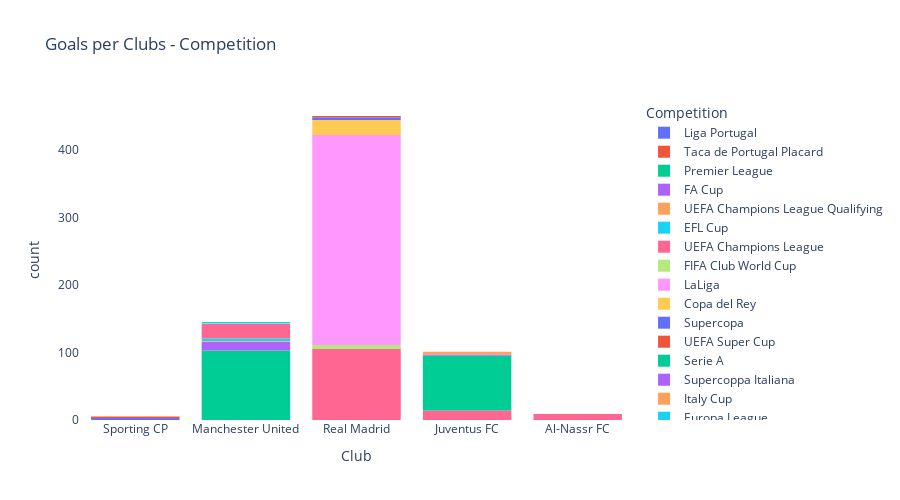

Here is the notebook cell this chart was saved with:
### Markdown cell above
### Goals Per Club - Competition

### Code cell
fig = px.histogram(
    df,
    x='Club',
    title="Goals per Clubs - Competition",
    log_x=False,
    log_y=False,
    #symbol='title',
    #markers=True,
    #width=800, 
    height=500,
    color='Competition',
    hover_name='Competition',
    hover_data=['Competition','Season','Club'])
fig.update_layout(
    paper_bgcolor='rgba(0,0,0,0)',  # Transparent background
    plot_bgcolor='rgba(0,0,0,0)'    # Transparent plot area background
)

# Show the Plotly plot
fig.show()

### Figure 1 — Plotly figure (JSON) as saved in the notebook; plotly's stock layout.template omitted (floating-point values rounded to 4 significant figures; data arrays with more than 128 entries replaced by an {"elided": "..."} marker saying what was removed)
{"data": [{"alignmentgroup": "True", "bingroup": "x", "hovertemplate": "Competition=Liga Portugal<br>Club=%{x}<br>count=%{y}<extra></extra>", "legendgroup": "Liga Portugal", "marker": {"color": "#636efa", "pattern": {"shape": ""}}, "name": "Liga Portugal", "offsetgroup": "Liga Portugal", "orientation": "v", "showlegend": true, "type": "histogram", "x": ["Sporting CP", "Sporting CP", "Sporting CP"], "xaxis": "x", "yaxis": "y"}, {"alignmentgroup": "True", "bingroup": "x", "hovertemplate": "Competition=Taca de Portugal Placard<br>Club=%{x}<br>count=%{y}<extra></extra>", "legendgroup": "Taca de Portugal Placard", "marker": {"color": "#EF553B", "pattern": {"shape": ""}}, "name": "Taca de Portugal Placard", "offsetgroup": "Taca de Portugal Placard", "orientation": "v", "showlegend": true, "type": "histogram", "x": ["Sporting CP", "Sporting CP"], "xaxis": "x", "yaxis": "y"}, {"alignmentgroup": "True", "bingroup": "x", "hovertemplate": "Competition=Premier League<br>Club=%{x}<br>count=%{y}<extra></extra>", "legendgroup": "Premier League", "marker": {"color": "#00cc96", "pattern": {"shape": ""}}, "name": "Premier League", "offsetgroup": "Premier League", "orientation": "v", "showlegend": true, "type": "histogram", "x": ["Manchester United", "Manchester United", "Manchester United", "Manchester United", "Manchester United", "Manchester United", "Manchester United", "Manchester United", "Manchester United", "Manchester United", "Manchester United", "Manchester United", "Manchester United", "Manchester United", "Manchester United", "Manchester United", "Manchester United", "Manchester United", "Manchester United", "Manchester United", "Manchester United", "Manchester United", "Manchester United", "Manchester United", "Manchester United", "Manchester United", "Manchester United", "Manchester United", "Manchester United", "Manchester United", "Manchester United", "Manchester United", "Manchester United", "Manchester United", "Manchester United", "Manchester United", "Manchester United", "Manchester United", "Manchester United", "Manchester United", "Manchester United", "Manchester United", "Manchester United", "Manchester United", "Manchester United", "Manchester United", "Manchester United", "Manchester United", "Manchester United", "Manchester United", "Manchester United", "Manchester United", "Manchester United", "Manchester United", "Manchester United", "Manchester United", "Manchester United", "Manchester United", "Manchester United", "Manchester United", "Manchester United", "Manchester United", "Manchester United", "Manchester United", "Manchester United", "Manchester United", "Manchester United", "Manchester United", "Manchester United", "Manchester United", "Manchester United", "Manchester United", "Manchester United", "Manchester United", "Manchester United", "Manchester United", "Manchester United", "Manchester United", "Manchester United", "Manchester United", "Manchester United", "Manchester United", "Manchester United", "Manchester United", "Manchester United", "Manchester United", "Manchester United", "Manchester United", "Manchester United", "Manchester United", "Manchester United", "Manchester United", "Manchester United", "Manchester United", "Manchester United", "Manchester United", "Manchester United", "Manchester United", "Manchester United", "Manchester United", "Manchester United", "Manchester United", "Manchester United"], "xaxis": "x", "yaxis": "y"}, {"alignmentgroup": "True", "bingroup": "x", "hovertemplate": "Competition=FA Cup<br>Club=%{x}<br>count=%{y}<extra></extra>", "legendgroup": "FA Cup", "marker": {"color": "#ab63fa", "pattern": {"shape": ""}}, "name": "FA Cup", "offsetgroup": "FA Cup", "orientation": "v", "showlegend": true, "type": "histogram", "x": ["Manchester United", "Manchester United", "Manchester United", "Manchester United", "Manchester United", "Manchester United", "Manchester United", "Manchester United", "Manchester United", "Manchester United", "Manchester United", "Manchester United", "Manchester United"], "xaxis": "x", "yaxis": "y"}, {"alignmentgroup": "True", "bingroup": "x", "hovertemplate": "Competition=UEFA Champions League Qualifying<br>Club=%{x}<br>count=%{y}<extra></extra>", "legendgroup": "UEFA Champions League Qualifying", "marker": {"color": "#FFA15A", "pattern": {"shape": ""}}, "name": "UEFA Champions League Qualifying", "offsetgroup": "UEFA Champions League Qualifying", "orientation": "v", "showlegend": true, "type": "histogram", "x": ["Manchester United"], "xaxis": "x", "yaxis": "y"}, {"alignmentgroup": "True", "bingroup": "x", "hovertemplate": "Competition=EFL Cup<br>Club=%{x}<br>count=%{y}<extra></extra>", "legendgroup": "EFL Cup", "marker": {"color": "#19d3f3", "pattern": {"shape": ""}}, "name": "EFL Cup", "offsetgroup": "EFL Cup", "orientation": "v", "showlegend": true, "type": "histogram", "x": ["Manchester United", "Manchester United", "Manchester United", "Manchester United"], "xaxis": "x", "yaxis": "y"}, {"alignmentgroup": "True", "bingroup": "x", "hovertemplate": "Competition=UEFA Champions League<br>Club=%{x}<br>count=%{y}<extra></extra>", "legendgroup": "UEFA Champions League", "marker": {"color": "#FF6692", "pattern": {"shape": ""}}, "name": "UEFA Champions League", "offsetgroup": "UEFA Champions League", "orientation": "v", "showlegend": true, "type": "histogram", "x": {"elided": "140 str values"}, "xaxis": "x", "yaxis": "y"}, {"alignmentgroup": "True", "bingroup": "x", "hovertemplate": "Competition=FIFA Club World Cup<br>Club=%{x}<br>count=%{y}<extra></extra>", "legendgroup": "FIFA Club World Cup", "marker": {"color": "#B6E880", "pattern": {"shape": ""}}, "name": "FIFA Club World Cup", "offsetgroup": "FIFA Club World Cup", "orientation": "v", "showlegend": true, "type": "histogram", "x": ["Manchester United", "Real Madrid", "Real Madrid", "Real Madrid", "Real Madrid", "Real Madrid", "Real Madrid"], "xaxis": "x", "yaxis": "y"}, {"alignmentgroup": "True", "bingroup": "x", "hovertemplate": "Competition=LaLiga<br>Club=%{x}<br>count=%{y}<extra></extra>", "legendgroup": "LaLiga", "marker": {"color": "#FF97FF", "pattern": {"shape": ""}}, "name": "LaLiga", "offsetgroup": "LaLiga", "orientation": "v", "showlegend": true, "type": "histogram", "x": {"elided": "311 str values"}, "xaxis": "x", "yaxis": "y"}, {"alignmentgroup": "True", "bingroup": "x", "hovertemplate": "Competition=Copa del Rey<br>Club=%{x}<br>count=%{y}<extra></extra>", "legendgroup": "Copa del Rey", "marker": {"color": "#FECB52", "pattern": {"shape": ""}}, "name": "Copa del Rey", "offsetgroup": "Copa del Rey", "orientation": "v", "showlegend": true, "type": "histogram", "x": ["Real Madrid", "Real Madrid", "Real Madrid", "Real Madrid", "Real Madrid", "Real Madrid", "Real Madrid", "Real Madrid", "Real Madrid", "Real Madrid", "Real Madrid", "Real Madrid", "Real Madrid", "Real Madrid", "Real Madrid", "Real Madrid", "Real Madrid", "Real Madrid", "Real Madrid", "Real Madrid", "Real Madrid", "Real Madrid"], "xaxis": "x", "yaxis": "y"}, {"alignmentgroup": "True", "bingroup": "x", "hovertemplate": "Competition=Supercopa<br>Club=%{x}<br>count=%{y}<extra></extra>", "legendgroup": "Supercopa", "marker": {"color": "#636efa", "pattern": {"shape": ""}}, "name": "Supercopa", "offsetgroup": "Supercopa", "orientation": "v", "showlegend": true, "type": "histogram", "x": ["Real Madrid", "Real Madrid", "Real Madrid", "Real Madrid"], "xaxis": "x", "yaxis": "y"}, {"alignmentgroup": "True", "bingroup": "x", "hovertemplate": "Competition=UEFA Super Cup<br>Club=%{x}<br>count=%{y}<extra></extra>", "legendgroup": "UEFA Super Cup", "marker": {"color": "#EF553B", "pattern": {"shape": ""}}, "name": "UEFA Super Cup", "offsetgroup": "UEFA Super Cup", "orientation": "v", "showlegend": true, "type": "histogram", "x": ["Real Madrid", "Real Madrid"], "xaxis": "x", "yaxis": "y"}, {"alignmentgroup": "True", "bingroup": "x", "hovertemplate": "Competition=Serie A<br>Club=%{x}<br>count=%{y}<extra></extra>", "legendgroup": "Serie A", "marker": {"color": "#00cc96", "pattern": {"shape": ""}}, "name": "Serie A", "offsetgroup": "Serie A", "orientation": "v", "showlegend": true, "type": "histogram", "x": ["Juventus FC", "Juventus FC", "Juventus FC", "Juventus FC", "Juventus FC", "Juventus FC", "Juventus FC", "Juventus FC", "Juventus FC", "Juventus FC", "Juventus FC", "Juventus FC", "Juventus FC", "Juventus FC", "Juventus FC", "Juventus FC", "Juventus FC", "Juventus FC", "Juventus FC", "Juventus FC", "Juventus FC", "Juventus FC", "Juventus FC", "Juventus FC", "Juventus FC", "Juventus FC", "Juventus FC", "Juventus FC", "Juventus FC", "Juventus FC", "Juventus FC", "Juventus FC", "Juventus FC", "Juventus FC", "Juventus FC", "Juventus FC", "Juventus FC", "Juventus FC", "Juventus FC", "Juventus FC", "Juventus FC", "Juventus FC", "Juventus FC", "Juventus FC", "Juventus FC", "Juventus FC", "Juventus FC", "Juventus FC", "Juventus FC", "Juventus FC", "Juventus FC", "Juventus FC", "Juventus FC", "Juventus FC", "Juventus FC", "Juventus FC", "Juventus FC", "Juventus FC", "Juventus FC", "Juventus FC", "Juventus FC", "Juventus FC", "Juventus FC", "Juventus FC", "Juventus FC", "Juventus FC", "Juventus FC", "Juventus FC", "Juventus FC", "Juventus FC", "Juventus FC", "Juventus FC", "Juventus FC", "Juventus FC", "Juventus FC", "Juventus FC", "Juventus FC", "Juventus FC", "Juventus FC", "Juventus FC", "Juventus FC"], "xaxis": "x", "yaxis": "y"}, {"alignmentgroup": "True", "bingroup": "x", "hovertemplate": "Competition=Supercoppa Italiana<br>Club=%{x}<br>count=%{y}<extra></extra>", "legendgroup": "Supercoppa Italiana", "marker": {"color": "#ab63fa", "pattern": {"shape": ""}}, "name": "Supercoppa Italiana", "offsetgroup": "Supercoppa Italiana", "orientation": "v", "showlegend": true, "type": "histogram", "x": ["Juventus FC", "Juventus FC"], "xaxis": "x", "yaxis": "y"}, {"alignmentgroup": "True", "bingroup": "x", "hovertemplate": "Competition=Italy Cup<br>Club=%{x}<br>count=%{y}<extra></extra>", "legendgroup": "Italy Cup", "marker": {"color": "#FFA15A", "pattern": {"shape": ""}}, "name": "Italy Cup", "offsetgroup": "Italy Cup", "orientation": "v", "showlegend": true, "type": "histogram", "x": ["Juventus FC", "Juventus FC", "Juventus FC", "Juventus FC"], "xaxis": "x", "yaxis": "y"}, {"alignmentgroup": "True", "bingroup": "x", "hovertemplate": "Competition=Europa League<br>Club=%{x}<br>count=%{y}<extra></extra>", "legendgroup": "Europa League", "marker": {"color": "#19d3f3", "pattern": {"shape": ""}}, "name": "Europa League", "offsetgroup": "Europa League", "orientation": "v", "showlegend": true, "type": "histogram", "x": ["Manchester United", "Manchester United"], "xaxis": "x", "yaxis": "y"}, {"alignmentgroup": "True", "bingroup": "x", "hovertemplate": "Competition=Saudi Pro League<br>Club=%{x}<br>count=%{y}<extra></extra>", "legendgroup": "Saudi Pro League", "marker": {"color": "#FF6692", "pattern": {"shape": ""}}, "name": "Saudi Pro League", "offsetgroup": "Saudi Pro League", "orientation": "v", "showlegend": true, "type": "histogram", "x": ["Al-Nassr FC", "Al-Nassr FC", "Al-Nassr FC", "Al-Nassr FC", "Al-Nassr FC", "Al-Nassr FC", "Al-Nassr FC", "Al-Nassr FC", "Al-Nassr FC"], "xaxis": "x", "yaxis": "y"}], "layout": {"barmode": "relative", "height": 500, "legend": {"title": {"text": "Competition"}, "tracegroupgap": 0}, "paper_bgcolor": "rgba(0,0,0,0)", "plot_bgcolor": "rgba(0,0,0,0)", "title": {"text": "Goals per Clubs - Competition"}, "xaxis": {"anchor": "y", "domain": [0, 1], "title": {"text": "Club"}}, "yaxis": {"anchor": "x", "domain": [0, 1], "title": {"text": "count"}}}}
